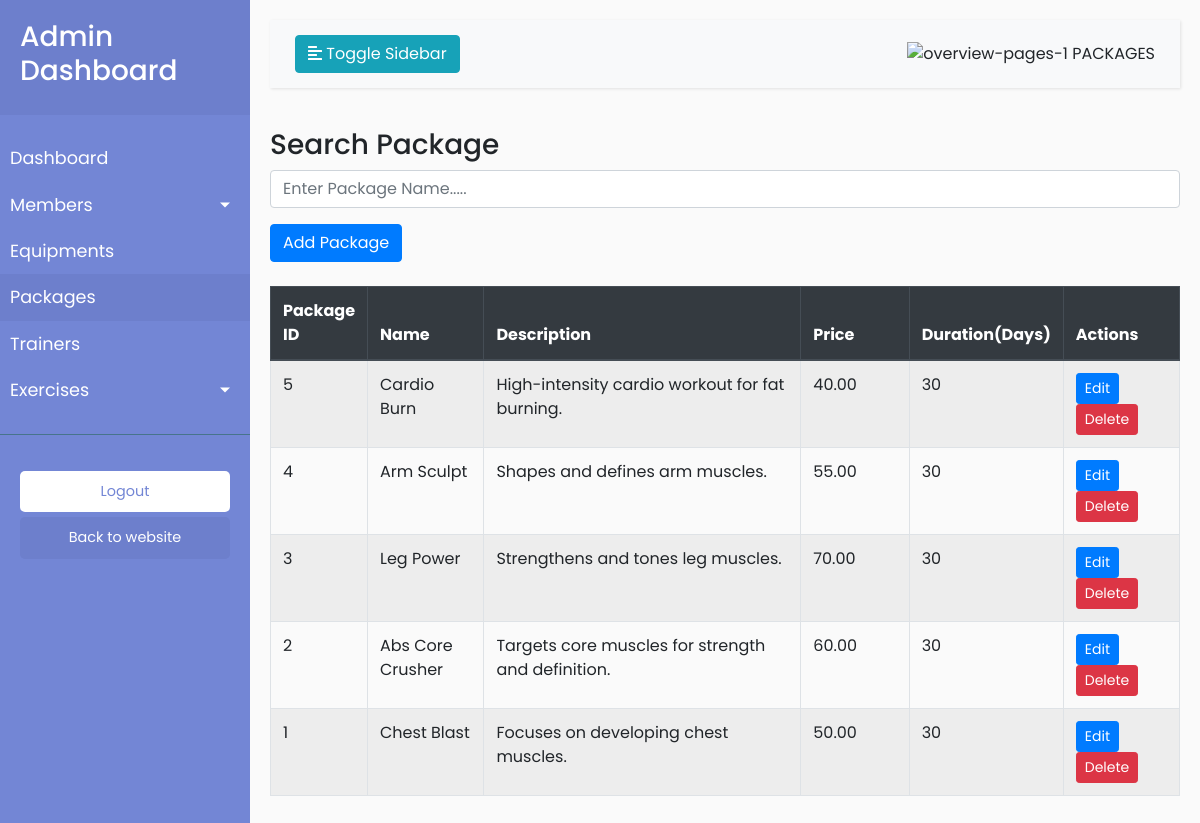
The page /src/admin/package.php on the database its author committed.
### tables this page shows
CREATE TABLE IF NOT EXISTS `package` (
  `package_id` int NOT NULL AUTO_INCREMENT,
  `name` varchar(50) DEFAULT NULL,
  `description` text,
  `price` decimal(10,2) DEFAULT NULL,
  `duration` int DEFAULT NULL,
  PRIMARY KEY (`package_id`)
);

### src/admin/package.php (the view, shortened to what this page needs)
<!DOCTYPE html>
<html lang="en">
<head>
    <link rel="stylesheet" href="https://stackpath.bootstrapcdn.com/bootstrap/4.5.2/css/bootstrap.min.css">
    <link rel="stylesheet" href="https://cdnjs.cloudflare.com/ajax/libs/font-awesome/5.15.3/css/all.min.css">
    <link rel="stylesheet" href="../../css/dashboard.css">
</head>
<body>
    <div class="wrapper">
        <nav id="sidebar">
            <div class="sidebar-header">
                <h3>Admin Dashboard</h3>
            </div>
            <ul class="list-unstyled components">
                <li>
                    <a href="../../dashboard.php">Dashboard</a>
                </li>
                <li>
                    <a href="#memberSubmenu" data-toggle="collapse" aria-expanded="false"
                        class="dropdown-toggle">Members</a>
                </li>
                <li>
                    <a href="equipment.php">Equipments</a>
                </li>
                <li class="active">
                    <a href="package.php">Packages</a>
                </li>
                <li>
                    <a href="trainer.php">Trainers</a>
                </li>
                <li>
                    <a href="#exerciseSubmenu" data-toggle="collapse" aria-expanded="false"
                        class="dropdown-toggle">Exercises</a>
                </li>
            </ul>
            <ul class="list-unstyled CTAs">
                <li>
                    <a href="#" class="download" onclick="logout()">Logout</a>
                </li>
                <li>
                    <a href="../../inde.php" class="article">Back to website</a>
                </li>
            </ul>
        </nav>
        <div id="content">
            <nav class="navbar navbar-expand-lg navbar-light bg-light">
                <div class="container-fluid">
                    <button type="button" id="sidebarCollapse" class="btn btn-info">
                        <i class="fas fa-align-left"></i>
                        <span>Toggle Sidebar</span>
                    </button>
                    <div class="heading">
                        <span><img width="40" height="40" src="https://img.icons8.com/color/48/overview-pages-1.png"
                                alt="overview-pages-1" /> PACKAGES</span>
                    </div>
                </div>
            </nav>
            <div class="heading">
                        <h3>Search Package</h3>
                        <input type="text" id="packageSearch" class="form-control" placeholder="Enter Package Name....." onkeyup="filterPackages()">
                    </div>
            <button type="button" class="btn btn-primary mt-3" data-toggle="modal" data-target="#addPackageModal">
                Add Package
            </button>
            <br><br>
            <div class="tbl">
                <?php
                include '../../connection.php';
                $selectQuery = "SELECT * FROM package ORDER BY package_id DESC";
                $result = mysqli_query($con, $selectQuery);
                if ($result && mysqli_num_rows($result) > 0) {
                    echo "<div class='table-responsive'>";
                    echo "<table class='table table-striped table-bordered' style='width: 100%;'>";
                    echo "<thead class='thead-dark'>";
                    echo "<tr>
            <th style='width: 1%;'>Package ID</th>
            <th style='width: 15%;'>Name</th>
            <th style='width: 50%;'>Description</th>
            <th style='width: 15%;'>Price</th>
            <th style='width: 4%;'>Duration(Days)</th>
            <th style='width: 25%;'>Actions</th>
          </tr>";
                    echo "</thead>";
                    echo "<tbody id='packageTableBody'>";
                    while ($record = mysqli_fetch_assoc($result)) {
                        echo "<tr>";
                        echo "<td>{$record['package_id']}</td>";
                        echo "<td>{$record['name']}</td>";
                        echo "<td>{$record['description']}</td>";
                        echo "<td>{$record['price']}</td>";
                        echo "<td>{$record['duration']}</td>";
                        echo "<td><a href='#' class='btn btn-primary btn-sm edit-btn' data-toggle='modal' data-target='#editPackageModal' data-packageid='{$record['package_id']}'>Edit</a>  ";
                        echo "<a href='../crud/package_process.php?action=delete&ID={$record['package_id']}' class='btn btn-danger btn-sm' onclick='return confirm(\"Are you sure?\")'>Delete</a></td>";
                        echo "</tr>";
                    }
                    echo "</tbody>";
                    echo "</table>";
                    echo "</div>";
                } else {
                    echo "<p class='text-center'>No records found.</p>";
                }
                ?>
            </div>
        </div>
</body>
</html>

### css/dashboard.css (style rules this page uses)
body { font-family: 'Poppins', sans-serif; background: #fafafa; }
a, a:hover, a:focus { color: inherit; text-decoration: none; transition: all 0.3s; }
.navbar { padding: 15px 10px; background: #fff; border: none; border-radius: 0; margin-bottom: 40px; box-shadow: 1px 1px 3px rgba(0, 0, 0, 0.1); }
.wrapper { display: flex; width: 100%; align-items: stretch; }
#sidebar { min-width: 250px; max-width: 250px; background: #7386D5; color: #fff; transition: all 0.3s; }
#sidebar .sidebar-header { padding: 20px; background: #6d7fcc; }
#sidebar ul.components { padding: 20px 0; border-bottom: 1px solid #47748b; }
#sidebar ul li a { padding: 10px; font-size: 1.1em; display: block; }
#sidebar ul li.active>a, a[aria-expanded="true"] { color: #fff; background: #6d7fcc; }
a[data-toggle="collapse"] { position: relative; }
.dropdown-toggle::after { display: block; position: absolute; top: 50%; right: 20px; transform: translateY(-50%); }
ul.CTAs { padding: 20px; }
ul.CTAs a { text-align: center; font-size: 0.9em !important; display: block; border-radius: 5px; margin-bottom: 5px; }
a.download { background: #fff; color: #7386D5; }
a.article, a.article:hover { background: #6d7fcc !important; color: #fff !important; }
#content { width: 100%; padding: 20px; min-height: 100vh; transition: all 0.3s; }
.btn-primary { background-color: #007bff; border-color: #007bff; }

### rows shown on the page
package: package_id "5", name "Cardio Burn", description "High-intensity cardio workout for fat burning.", price "40.00", duration "30"
package: package_id "4", name "Arm Sculpt", description "Shapes and defines arm muscles.", price "55.00", duration "30"
package: package_id "3", name "Leg Power", description "Strengthens and tones leg muscles.", price "70.00", duration "30"
package: package_id "2", name "Abs Core Crusher", description "Targets core muscles for strength and definition.", price "60.00", duration "30"
package: package_id "1", name "Chest Blast", description "Focuses on developing chest muscles.", price "50.00", duration "30"
